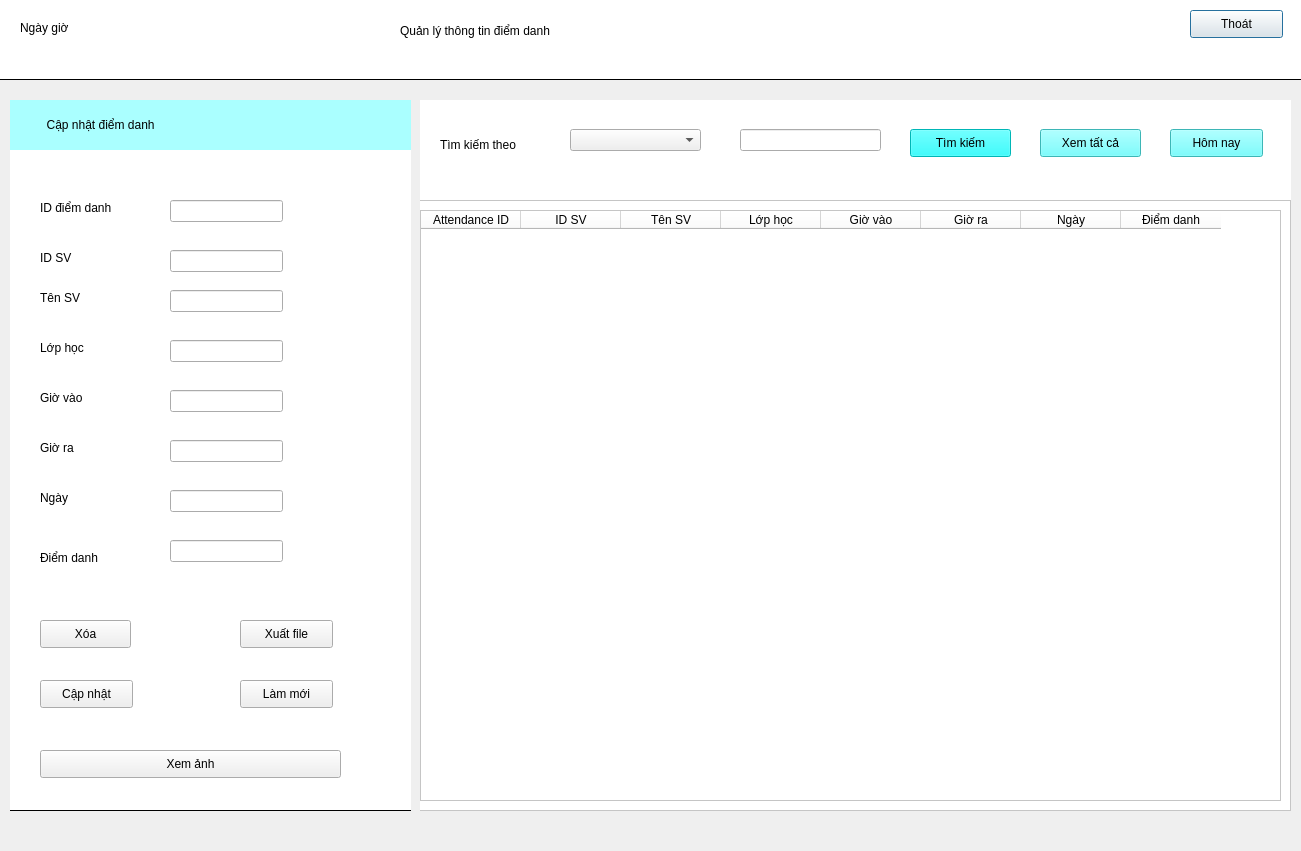
<?xml version="1.0" encoding="UTF-8"?>
<ui version="4.0">
 <class>Dialog</class>
 <widget class="QDialog" name="Dialog">
  <property name="geometry">
   <rect>
    <x>0</x>
    <y>0</y>
    <width>1301</width>
    <height>851</height>
   </rect>
  </property>
  <property name="windowTitle">
   <string>Dialog</string>
  </property>
  <widget class="QWidget" name="widget" native="true">
   <property name="geometry">
    <rect>
     <x>0</x>
     <y>0</y>
     <width>1301</width>
     <height>80</height>
    </rect>
   </property>
   <property name="styleSheet">
    <string notr="true">QWidget#widget{
border-bottom:1px solid black;
	background-color: rgb(255, 255, 255);
}</string>
   </property>
   <widget class="QLabel" name="label">
    <property name="geometry">
     <rect>
      <x>20</x>
      <y>20</y>
      <width>121</width>
      <height>16</height>
     </rect>
    </property>
    <property name="text">
     <string>Ngày giờ</string>
    </property>
   </widget>
   <widget class="QLabel" name="label_2">
    <property name="geometry">
     <rect>
      <x>400</x>
      <y>5</y>
      <width>721</width>
      <height>51</height>
     </rect>
    </property>
    <property name="styleSheet">
     <string notr="true">font: 28pt &quot;MS Shell Dlg 2&quot;;</string>
    </property>
    <property name="text">
     <string>Quản lý thông tin điểm danh</string>
    </property>
   </widget>
   <widget class="QPushButton" name="btnExit">
    <property name="geometry">
     <rect>
      <x>1190</x>
      <y>10</y>
      <width>93</width>
      <height>28</height>
     </rect>
    </property>
    <property name="text">
     <string>Thoát</string>
    </property>
   </widget>
  </widget>
  <widget class="QWidget" name="widget_2" native="true">
   <property name="geometry">
    <rect>
     <x>10</x>
     <y>100</y>
     <width>401</width>
     <height>711</height>
    </rect>
   </property>
   <property name="styleSheet">
    <string notr="true">QWidget#widget_2{
border-bottom:1px solid black;
	background-color: rgb(255, 255, 255);
}</string>
   </property>
   <widget class="QLabel" name="label_3">
    <property name="geometry">
     <rect>
      <x>0</x>
      <y>-1</y>
      <width>451</width>
      <height>51</height>
     </rect>
    </property>
    <property name="styleSheet">
     <string notr="true">QWidget#label_3{
font: 16pt &quot;MS Shell Dlg 2&quot;;
	background-color: rgb(170, 255, 255);
}</string>
    </property>
    <property name="text">
     <string>           Cập nhật điểm danh</string>
    </property>
   </widget>
   <widget class="QLabel" name="label_4">
    <property name="geometry">
     <rect>
      <x>30</x>
      <y>100</y>
      <width>81</width>
      <height>16</height>
     </rect>
    </property>
    <property name="text">
     <string>ID điểm danh</string>
    </property>
   </widget>
   <widget class="QLabel" name="label_5">
    <property name="geometry">
     <rect>
      <x>30</x>
      <y>150</y>
      <width>71</width>
      <height>16</height>
     </rect>
    </property>
    <property name="text">
     <string>ID SV</string>
    </property>
   </widget>
   <widget class="QLabel" name="label_6">
    <property name="geometry">
     <rect>
      <x>30</x>
      <y>190</y>
      <width>71</width>
      <height>16</height>
     </rect>
    </property>
    <property name="text">
     <string>Tên SV</string>
    </property>
   </widget>
   <widget class="QLabel" name="label_7">
    <property name="geometry">
     <rect>
      <x>30</x>
      <y>240</y>
      <width>55</width>
      <height>16</height>
     </rect>
    </property>
    <property name="text">
     <string>Lớp học</string>
    </property>
   </widget>
   <widget class="QLabel" name="label_8">
    <property name="geometry">
     <rect>
      <x>30</x>
      <y>290</y>
      <width>55</width>
      <height>16</height>
     </rect>
    </property>
    <property name="text">
     <string>Giờ vào</string>
    </property>
   </widget>
   <widget class="QLabel" name="label_9">
    <property name="geometry">
     <rect>
      <x>30</x>
      <y>340</y>
      <width>55</width>
      <height>16</height>
     </rect>
    </property>
    <property name="text">
     <string>Giờ ra</string>
    </property>
   </widget>
   <widget class="QLabel" name="label_10">
    <property name="geometry">
     <rect>
      <x>30</x>
      <y>390</y>
      <width>71</width>
      <height>16</height>
     </rect>
    </property>
    <property name="text">
     <string>Ngày</string>
    </property>
   </widget>
   <widget class="QLabel" name="label_11">
    <property name="geometry">
     <rect>
      <x>30</x>
      <y>450</y>
      <width>81</width>
      <height>16</height>
     </rect>
    </property>
    <property name="text">
     <string>Điểm danh</string>
    </property>
   </widget>
   <widget class="QLineEdit" name="tfIdSV">
    <property name="geometry">
     <rect>
      <x>160</x>
      <y>150</y>
      <width>113</width>
      <height>22</height>
     </rect>
    </property>
   </widget>
   <widget class="QLineEdit" name="tfTenSV">
    <property name="geometry">
     <rect>
      <x>160</x>
      <y>190</y>
      <width>113</width>
      <height>22</height>
     </rect>
    </property>
   </widget>
   <widget class="QLineEdit" name="tfGioVao">
    <property name="geometry">
     <rect>
      <x>160</x>
      <y>290</y>
      <width>113</width>
      <height>22</height>
     </rect>
    </property>
   </widget>
   <widget class="QLineEdit" name="tfGioRa">
    <property name="geometry">
     <rect>
      <x>160</x>
      <y>340</y>
      <width>113</width>
      <height>22</height>
     </rect>
    </property>
   </widget>
   <widget class="QLineEdit" name="tfNgay">
    <property name="geometry">
     <rect>
      <x>160</x>
      <y>390</y>
      <width>113</width>
      <height>22</height>
     </rect>
    </property>
   </widget>
   <widget class="QLineEdit" name="tfDiemDanh">
    <property name="geometry">
     <rect>
      <x>160</x>
      <y>440</y>
      <width>113</width>
      <height>22</height>
     </rect>
    </property>
   </widget>
   <widget class="QPushButton" name="btnExport">
    <property name="geometry">
     <rect>
      <x>230</x>
      <y>520</y>
      <width>93</width>
      <height>28</height>
     </rect>
    </property>
    <property name="text">
     <string>Xuất file</string>
    </property>
   </widget>
   <widget class="QPushButton" name="btnUpdate">
    <property name="geometry">
     <rect>
      <x>30</x>
      <y>580</y>
      <width>93</width>
      <height>28</height>
     </rect>
    </property>
    <property name="text">
     <string>Cập nhật</string>
    </property>
   </widget>
   <widget class="QPushButton" name="btnRefresh">
    <property name="geometry">
     <rect>
      <x>230</x>
      <y>580</y>
      <width>93</width>
      <height>28</height>
     </rect>
    </property>
    <property name="text">
     <string>Làm mới</string>
    </property>
   </widget>
   <widget class="QLineEdit" name="tfLop">
    <property name="geometry">
     <rect>
      <x>160</x>
      <y>240</y>
      <width>113</width>
      <height>22</height>
     </rect>
    </property>
   </widget>
   <widget class="QPushButton" name="btnDelete">
    <property name="geometry">
     <rect>
      <x>30</x>
      <y>520</y>
      <width>91</width>
      <height>28</height>
     </rect>
    </property>
    <property name="text">
     <string>Xóa</string>
    </property>
   </widget>
   <widget class="QLineEdit" name="tfIdDiemDanh">
    <property name="geometry">
     <rect>
      <x>160</x>
      <y>100</y>
      <width>113</width>
      <height>22</height>
     </rect>
    </property>
   </widget>
   <widget class="QPushButton" name="btnImage">
    <property name="geometry">
     <rect>
      <x>30</x>
      <y>650</y>
      <width>301</width>
      <height>28</height>
     </rect>
    </property>
    <property name="text">
     <string>Xem ảnh</string>
    </property>
   </widget>
  </widget>
  <widget class="QWidget" name="widget_3" native="true">
   <property name="geometry">
    <rect>
     <x>420</x>
     <y>100</y>
     <width>871</width>
     <height>711</height>
    </rect>
   </property>
   <property name="styleSheet">
    <string notr="true">QWidget#widget_3{
	background-color: rgb(255, 255, 255);
}</string>
   </property>
   <widget class="QScrollArea" name="scrollArea">
    <property name="geometry">
     <rect>
      <x>-10</x>
      <y>100</y>
      <width>881</width>
      <height>611</height>
     </rect>
    </property>
    <property name="styleSheet">
     <string notr="true">background-color: rgb(255, 255, 255);</string>
    </property>
    <property name="widgetResizable">
     <bool>true</bool>
    </property>
    <widget class="QWidget" name="scrollAreaWidgetContents">
     <property name="geometry">
      <rect>
       <x>0</x>
       <y>0</y>
       <width>879</width>
       <height>609</height>
      </rect>
     </property>
     <layout class="QVBoxLayout" name="verticalLayout">
      <item>
       <widget class="QTableWidget" name="tableWidget">
        <column>
         <property name="text">
          <string>Attendance ID</string>
         </property>
        </column>
        <column>
         <property name="text">
          <string>ID SV</string>
         </property>
        </column>
        <column>
         <property name="text">
          <string>Tên SV</string>
         </property>
        </column>
        <column>
         <property name="text">
          <string>Lớp học</string>
         </property>
        </column>
        <column>
         <property name="text">
          <string>Giờ vào</string>
         </property>
        </column>
        <column>
         <property name="text">
          <string>Giờ ra</string>
         </property>
        </column>
        <column>
         <property name="text">
          <string>Ngày</string>
         </property>
        </column>
        <column>
         <property name="text">
          <string>Điểm danh</string>
         </property>
        </column>
       </widget>
      </item>
     </layout>
    </widget>
   </widget>
   <widget class="QWidget" name="widget_4" native="true">
    <property name="geometry">
     <rect>
      <x>0</x>
      <y>-1</y>
      <width>871</width>
      <height>91</height>
     </rect>
    </property>
    <widget class="QLabel" name="label_12">
     <property name="geometry">
      <rect>
       <x>20</x>
       <y>30</y>
       <width>111</width>
       <height>31</height>
      </rect>
     </property>
     <property name="styleSheet">
      <string notr="true">font: 10pt &quot;MS Shell Dlg 2&quot;;</string>
     </property>
     <property name="text">
      <string>Tìm kiếm theo</string>
     </property>
    </widget>
    <widget class="QComboBox" name="cbSearch">
     <property name="geometry">
      <rect>
       <x>150</x>
       <y>30</y>
       <width>131</width>
       <height>22</height>
      </rect>
     </property>
     <item>
      <property name="text">
       <string/>
      </property>
     </item>
     <item>
      <property name="text">
       <string>ID sinh viên</string>
      </property>
     </item>
     <item>
      <property name="text">
       <string>Tên sinh viên</string>
      </property>
     </item>
     <item>
      <property name="text">
       <string>Lớp</string>
      </property>
     </item>
    </widget>
    <widget class="QLineEdit" name="tfSearch">
     <property name="geometry">
      <rect>
       <x>320</x>
       <y>30</y>
       <width>141</width>
       <height>22</height>
      </rect>
     </property>
    </widget>
    <widget class="QPushButton" name="btnSearch">
     <property name="geometry">
      <rect>
       <x>490</x>
       <y>30</y>
       <width>101</width>
       <height>28</height>
      </rect>
     </property>
     <property name="styleSheet">
      <string notr="true">background-color: rgb(0, 255, 255);</string>
     </property>
     <property name="text">
      <string>Tìm kiếm</string>
     </property>
    </widget>
    <widget class="QPushButton" name="btnLoadAll">
     <property name="geometry">
      <rect>
       <x>620</x>
       <y>30</y>
       <width>101</width>
       <height>28</height>
      </rect>
     </property>
     <property name="styleSheet">
      <string notr="true">background-color: rgb(85, 255, 255);</string>
     </property>
     <property name="text">
      <string>Xem tất cả</string>
     </property>
    </widget>
    <widget class="QPushButton" name="btnFilter">
     <property name="geometry">
      <rect>
       <x>750</x>
       <y>30</y>
       <width>93</width>
       <height>28</height>
      </rect>
     </property>
     <property name="styleSheet">
      <string notr="true">background-color: rgb(85, 255, 255);</string>
     </property>
     <property name="text">
      <string>Hôm nay</string>
     </property>
    </widget>
   </widget>
  </widget>
 </widget>
 <resources/>
 <connections/>
</ui>
